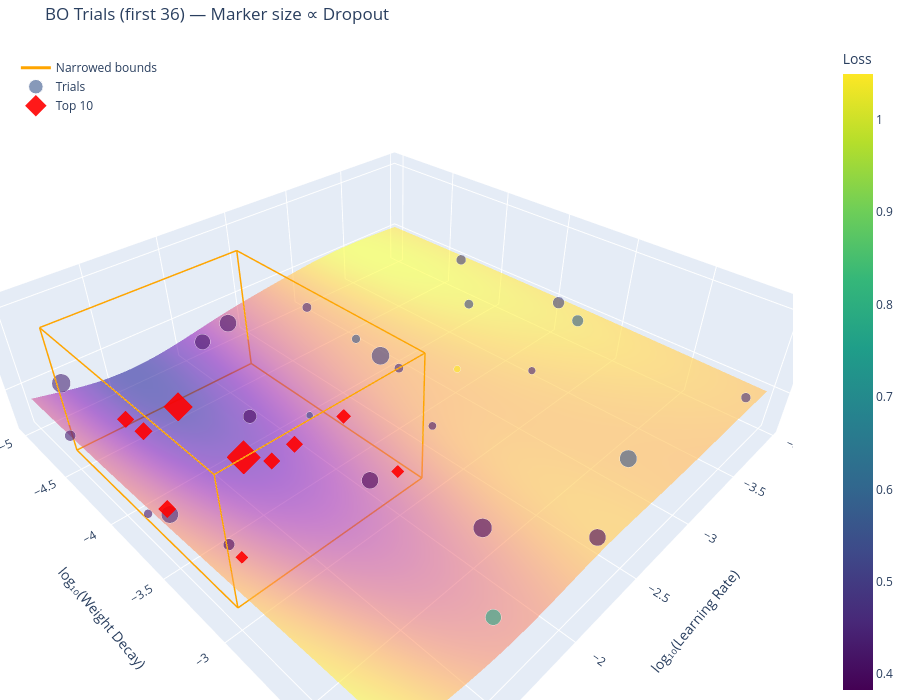

Here is the notebook cell this chart was saved with:
### Code cell
# ==========================================
# 5c. 3D Visualisation of BO Checkpoint
# ==========================================
# Interactive 3D scatter plot: LR vs WD vs Loss, coloured by loss.
# Dropout is encoded as marker size (larger = higher dropout).
# The top-X trials from the analysis cell are highlighted in red.

import plotly.graph_objects as go

# --- Load BO checkpoint ---
_viz_ckpt_file = None

if ANALYSE_DESIRED_CHECKPOINT_ID is not None:
    # Load a specific checkpoint by ID
    _viz_ckpt_file = os.path.join(DRIVE_DIR, f"{ANALYSE_CHECKPOINT_BASE_NAME}_{ANALYSE_DESIRED_CHECKPOINT_ID}.pkl")
    if os.path.exists(_viz_ckpt_file):
        print(f"Loading specific BO checkpoint (ID {ANALYSE_DESIRED_CHECKPOINT_ID}): {_viz_ckpt_file}")
    else:
        print(f"ERROR: Checkpoint file {_viz_ckpt_file} not found.")
        _viz_ckpt_file = None
else:
    # Load the latest checkpoint
    _analyse_latest_id = get_checkpoint_id(ANALYSE_CHECKPOINT_BASE_NAME, find_latest=True)
    if _analyse_latest_id is not None:
        _viz_ckpt_file = os.path.join(DRIVE_DIR, f"{ANALYSE_CHECKPOINT_BASE_NAME}_{_analyse_latest_id}.pkl")
        print(f"Loading latest BO checkpoint (ID {_analyse_latest_id}): {_viz_ckpt_file}")
    else:
        print(f"ERROR: No BO checkpoint found with base name '{ANALYSE_CHECKPOINT_BASE_NAME}'. Run the BO cell first.")

_viz_res = load(_viz_ckpt_file)
_viz_x = [list(xi) for xi in _viz_res.x_iters]
_viz_y = list(_viz_res.func_vals)

# Restrict to analysed subset if the variable exists
_viz_n = min(ANALYSE_FIRST_N_TRIALS, len(_viz_x)) if 'ANALYSE_FIRST_N_TRIALS' in dir() else len(_viz_x)
_viz_x = _viz_x[:_viz_n]
_viz_y = _viz_y[:_viz_n]

_viz_lr  = np.array([p[0] for p in _viz_x])
_viz_wd  = np.array([p[1] for p in _viz_x])
_viz_do  = np.array([p[2] for p in _viz_x])
_viz_loss = np.array(_viz_y)

# Scale dropout → marker size (min 4, max 18)
_do_min, _do_max = _viz_do.min(), _viz_do.max()
if _do_max > _do_min:
    _viz_sizes = 4 + 14 * (_viz_do - _do_min) / (_do_max - _do_min)
else:
    _viz_sizes = np.full_like(_viz_do, 10.0)

# Identify top-X indices (same TOP_X as 5b)
_top_x_count = TOP_X if 'TOP_X' in dir() else 5
_sorted_idx = np.argsort(_viz_loss)
_top_idx = set(_sorted_idx[:_top_x_count])
_is_top = np.array([i in _top_idx for i in range(len(_viz_loss))])

# Hover text
_hover = [
    f"Trial {i+1}<br>LR: {_viz_lr[i]:.6e}<br>WD: {_viz_wd[i]:.6e}<br>"
    f"Dropout: {_viz_do[i]:.4f}<br>Loss: {_viz_loss[i]:.4f}"
    for i in range(len(_viz_loss))
]

# --- Build figure ---
fig = go.Figure()

# If narrowed bounds exist, draw the narrowed bounding box
if 'narrowed_search_space' in dir() and narrowed_search_space is not None:
    _nb_lr = [np.log10(_narrowed_lr[0]), np.log10(_narrowed_lr[1])]
    _nb_wd = [np.log10(_narrowed_wd[0]), np.log10(_narrowed_wd[1])]
    _nb_z_lo = float(_viz_loss.min()) - 0.01
    _nb_z_hi = float(_viz_loss.max()) + 0.01

    # 12 edges of a rectangular box
    def _box_edges(x0, x1, y0, y1, z0, z1):
        edges_x, edges_y, edges_z = [], [], []
        for (xa, ya, za), (xb, yb, zb) in [
            ((x0,y0,z0),(x1,y0,z0)), ((x0,y1,z0),(x1,y1,z0)),
            ((x0,y0,z1),(x1,y0,z1)), ((x0,y1,z1),(x1,y1,z1)),
            ((x0,y0,z0),(x0,y1,z0)), ((x1,y0,z0),(x1,y1,z0)),
            ((x0,y0,z1),(x0,y1,z1)), ((x1,y0,z1),(x1,y1,z1)),
            ((x0,y0,z0),(x0,y0,z1)), ((x1,y0,z0),(x1,y0,z1)),
            ((x0,y1,z0),(x0,y1,z1)), ((x1,y1,z0),(x1,y1,z1)),
        ]:
            edges_x += [xa, xb, None]
            edges_y += [ya, yb, None]
            edges_z += [za, zb, None]
        return edges_x, edges_y, edges_z

    bx, by, bz = _box_edges(_nb_lr[0], _nb_lr[1], _nb_wd[0], _nb_wd[1], _nb_z_lo, _nb_z_hi)
    fig.add_trace(go.Scatter3d(
        x=bx, y=by, z=bz,
        mode='lines',
        line=dict(color='orange', width=3),
        name='Narrowed bounds',
        hoverinfo='skip',
    ))

fig.update_layout(
    title=f'BO Trials (first {_viz_n}) — Marker size ∝ Dropout',
    scene=dict(
        xaxis_title='log₁₀(Learning Rate)',
        yaxis_title='log₁₀(Weight Decay)',
        zaxis_title='Mean CV Val Loss',
    ),
    width=900,
    height=700,
    legend=dict(x=0.02, y=0.98),
    margin=dict(l=0, r=0, b=0, t=40),
)

#####
import numpy as np

_sur_models = getattr(_viz_res, 'models', None)
if _sur_models is None or len(_sur_models) == 0:
    print("No surrogate models found in _viz_res. Skipping surrogate surface.")
else:
    surrogate = _sur_models[-1]

    # Does the surrogate expose predictive std?
    _supports_std = False
    try:
        # Probe on a single (transformed) point to avoid false positives:
        # Build one valid original-space point then transform
        x0 = [_viz_lr[0], _viz_wd[0], _viz_do[0]]
        Xt0 = _viz_res.space.transform([x0])
        _ = surrogate.predict(Xt0, return_std=True)
        _supports_std = True
    except Exception:
        pass

    # -------- Build a grid over LR/WD in original space, show on log axes --------
    n_grid = 50
    x_log = np.log10(_viz_lr); y_log = np.log10(_viz_wd)
    Xg_log = np.linspace(x_log.min(), x_log.max(), n_grid)
    Yg_log = np.linspace(y_log.min(), y_log.max(), n_grid)
    XG_log, YG_log = np.meshgrid(Xg_log, Yg_log)
    XG_raw, YG_raw = 10.0**XG_log, 10.0**YG_log  # original (unlogged) LR/WD

    # -------- Handle dropout (3rd dim): fix or marginalize --------
    # Option A (simple): fix to median
    do_fixed = float(np.median(_viz_do))

    # Option B (richer): marginalize by averaging over a few dropout values
    use_marginalize = False  # set True to enable
    if use_marginalize:
        do_values = np.linspace(_viz_do.min(), _viz_do.max(), 5)
    else:
        do_values = np.array([do_fixed])

    # -------- Predict on transformed inputs --------
    ZG_mean_accum = np.zeros_like(XG_raw, dtype=float)
    ZG_var_accum  = np.zeros_like(XG_raw, dtype=float) if _supports_std else None

    for do in do_values:
        # Build original-space design matrix (LR, WD, DO) then transform
        XX_raw = np.column_stack([XG_raw.ravel(), YG_raw.ravel(), np.full(XG_raw.size, do)])
        XX_tr  = _viz_res.space.transform(XX_raw)  # <— the crucial step

        if _supports_std:
            z_mean, z_std = surrogate.predict(XX_tr, return_std=True)
            ZG_mean_accum += z_mean.reshape(XG_raw.shape)
            # For a simple marginalization, average the variance too (not strictly Bayesian averaging, but OK for visualization)
            ZG_var_accum  += (z_std.reshape(XG_raw.shape))**2
        else:
            z_mean = surrogate.predict(XX_tr)
            ZG_mean_accum += z_mean.reshape(XG_raw.shape)

    ZG_mean = ZG_mean_accum / len(do_values)
    ZG_std  = np.sqrt(ZG_var_accum / len(do_values)) if (ZG_var_accum is not None) else None

    # Debug: if the surface still looks flat, print its dynamic range
    print(f"[Surrogate surface] mean range: {ZG_mean.min():.6g} → {ZG_mean.max():.6g} "
          f"(ptp={np.ptp(ZG_mean):.6g})")

    # -------- Plot the mean surface on log axes --------
    fig.add_trace(go.Surface(
        x=XG_log, y=YG_log, z=ZG_mean,
        colorscale='Plasma', showscale=False,
        opacity=0.55, name='Surrogate mean', hoverinfo='skip'
    ))

    # Keep diamonds on top
    fig.update_traces(selector=dict(name=f'Top {_top_x_count}'),
                      marker=dict(opacity=0.95))
#####

# All trials
fig.add_trace(go.Scatter3d(
    x=np.log10(_viz_lr[~_is_top]),
    y=np.log10(_viz_wd[~_is_top]),
    z=_viz_loss[~_is_top],
    mode='markers',
    marker=dict(
        size=_viz_sizes[~_is_top]+4,
        color=_viz_loss[~_is_top],
        colorscale='Viridis',
        colorbar=dict(title='Loss', x=1.05),
        opacity=0.6,
        # line=dict(width=0.5, color='white'),
    ),
    text=[h for h, t in zip(_hover, _is_top) if not t],
    hoverinfo='text',
    name='Trials',
))

# Top X trials (highlighted)
fig.add_trace(go.Scatter3d(
    x=np.log10(_viz_lr[_is_top]),
    y=np.log10(_viz_wd[_is_top]),
    z=_viz_loss[_is_top],
    mode='markers',
    marker=dict(
        size=_viz_sizes[_is_top] + 4,
        color='red',
        opacity=0.9,
        symbol='diamond',
        line=dict(width=4, color='red'),
    ),
    text=[h for h, t in zip(_hover, _is_top) if t],
    hoverinfo='text',
    name=f'Top {_top_x_count}',
))

fig.show()

# Cleanup
# del _viz_res, _viz_x, _viz_y, _viz_lr, _viz_wd, _viz_do, _viz_loss
# del _viz_sizes, _sorted_idx, _top_idx, _is_top, _hover

### Figure 1 — Plotly figure (JSON) as saved in the notebook; plotly's stock layout.template omitted (floating-point values rounded to 4 significant figures; data arrays with more than 128 entries replaced by an {"elided": "..."} marker saying what was removed)
{"data": [{"hoverinfo": "skip", "line": {"color": "orange", "width": 3}, "mode": "lines", "name": "Narrowed bounds", "type": "scatter3d", "x": [-2.265, -1.048, null, -2.265, -1.048, null, -2.265, -1.048, null, -2.265, -1.048, null, -2.265, -2.265, null, -1.048, -1.048, null, -2.265, -2.265, null, -1.048, -1.048, null, -2.265, -2.265, null, -1.048, -1.048, null, -2.265, -2.265, null, -1.048, -1.048, null], "y": [-4.636, -4.636, null, -3.095, -3.095, null, -4.636, -4.636, null, -3.095, -3.095, null, -4.636, -3.095, null, -4.636, -3.095, null, -4.636, -3.095, null, -4.636, -3.095, null, -4.636, -4.636, null, -4.636, -4.636, null, -3.095, -3.095, null, -3.095, -3.095, null], "z": [0.24, 0.24, null, 0.24, 0.24, null, 1.059, 1.059, null, 1.059, 1.059, null, 0.24, 0.24, null, 0.24, 0.24, null, 1.059, 1.059, null, 1.059, 1.059, null, 0.24, 1.059, null, 0.24, 1.059, null, 0.24, 1.059, null, 0.24, 1.059, null]}, {"colorscale": [[0, "#0d0887"], [0.1111, "#46039f"], [0.2222, "#7201a8"], [0.3333, "#9c179e"], [0.4444, "#bd3786"], [0.5556, "#d8576b"], [0.6667, "#ed7953"], [0.7778, "#fb9f3a"], [0.8889, "#fdca26"], [1, "#f0f921"]], "hoverinfo": "skip", "name": "Surrogate mean", "opacity": 0.55, "showscale": false, "type": "surface", "x": {"elided": "50x50 float values"}, "y": {"elided": "50x50 float values"}, "z": {"elided": "50x50 float values"}}, {"hoverinfo": "text", "marker": {"color": [0.5619, 0.4218, 0.4536, 0.513, 0.4776, 0.5822, 0.474, 0.5358, 0.3958, 0.5016, 0.383, 0.522, 0.4197, 0.5131, 0.3987, 0.3904, 0.7773, 0.3949, 1.049, 0.5635, 0.4667, 0.4241, 0.4217, 0.4514, 0.4592, 0.4463], "colorbar": {"title": {"text": "Loss"}, "x": 1.05}, "colorscale": [[0, "#440154"], [0.1111, "#482878"], [0.2222, "#3e4989"], [0.3333, "#31688e"], [0.4444, "#26828e"], [0.5556, "#1f9e89"], [0.6667, "#35b779"], [0.7778, "#6ece58"], [0.8889, "#b5de2b"], [1, "#fde725"]], "opacity": 0.6, "size": [10.0, 18.11, 21.89, 13.6, 11.26, 13.35, 20.04, 8.186, 13.4, 11.37, 19.66, 10.55, 19.79, 20.97, 15.99, 19.82, 18.54, 22.0, 8.0, 20.12, 10.52, 9.419, 10.15, 8.708, 10.78, 12.71]}, "mode": "markers", "name": "Trials", "text": ["Trial 3<br>LR: 2.386419e-03<br>WD: 1.002596e-04<br>Dropout: 0.0714<br>Loss: 0.5619", "Trial 4<br>LR: 8.967377e-03<br>WD: 1.476504e-05<br>Dropout: 0.3610<br>Loss: 0.4218", "Trial 5<br>LR: 6.541211e-02<br>WD: 1.005394e-05<br>Dropout: 0.4961<br>Loss: 0.4536", "Trial 7<br>LR: 1.172701e-04<br>WD: 3.752528e-04<br>Dropout: 0.1999<br>Loss: 0.5130", "Trial 8<br>LR: 1.380375e-04<br>WD: 8.341930e-03<br>Dropout: 0.1164<br>Loss: 0.4776", "Trial 9<br>LR: 1.869904e-04<br>WD: 7.164040e-04<br>Dropout: 0.1912<br>Loss: 0.5822", "Trial 10<br>LR: 8.906204e-02<br>WD: 2.513557e-04<br>Dropout: 0.4300<br>Loss: 0.4740", "Trial 11<br>LR: 1.098810e-02<br>WD: 2.246455e-04<br>Dropout: 0.0066<br>Loss: 0.5358", "Trial 12<br>LR: 6.708189e-02<br>WD: 4.896262e-04<br>Dropout: 0.1927<br>Loss: 0.3958", "Trial 13<br>LR: 1.116603e-04<br>WD: 4.928122e-05<br>Dropout: 0.1205<br>Loss: 0.5016", "Trial 14<br>LR: 1.121477e-02<br>WD: 6.760674e-04<br>Dropout: 0.4166<br>Loss: 0.3830", "Trial 15<br>LR: 3.312028e-04<br>WD: 1.489985e-04<br>Dropout: 0.0911<br>Loss: 0.5220", "Trial 17<br>LR: 5.047787e-03<br>WD: 1.241480e-05<br>Dropout: 0.4211<br>Loss: 0.4197", "Trial 18<br>LR: 2.234922e-03<br>WD: 1.532677e-04<br>Dropout: 0.4633<br>Loss: 0.5131", "Trial 19<br>LR: 1.519903e-02<br>WD: 9.541624e-05<br>Dropout: 0.2852<br>Loss: 0.3987", "Trial 20<br>LR: 3.651765e-03<br>WD: 7.647440e-03<br>Dropout: 0.4223<br>Loss: 0.3904", "Trial 21<br>LR: 3.279644e-02<br>WD: 9.879427e-03<br>Dropout: 0.3764<br>Loss: 0.7773", "Trial 23<br>LR: 8.013792e-03<br>WD: 2.892754e-03<br>Dropout: 0.5000<br>Loss: 0.3949", "Trial 24<br>LR: 5.188263e-03<br>WD: 1.243393e-03<br>Dropout: 0.0000<br>Loss: 1.0495", "Trial 26<br>LR: 1.447105e-03<br>WD: 5.885122e-03<br>Dropout: 0.4328<br>Loss: 0.5635", "Trial 27<br>LR: 2.073661e-03<br>WD: 2.045629e-04<br>Dropout: 0.0901<br>Loss: 0.4667", "Trial 28<br>LR: 3.435977e-03<br>WD: 6.176641e-04<br>Dropout: 0.0507<br>Loss: 0.4241", "Trial 30<br>LR: 1.000000e-01<br>WD: 1.868023e-04<br>Dropout: 0.0769<br>Loss: 0.4217", "Trial 32<br>LR: 5.682797e-04<br>WD: 7.570733e-04<br>Dropout: 0.0253<br>Loss: 0.4514", "Trial 34<br>LR: 1.748076e-03<br>WD: 2.296603e-05<br>Dropout: 0.0993<br>Loss: 0.4592", "Trial 36<br>LR: 1.000000e-01<br>WD: 3.029519e-05<br>Dropout: 0.1682<br>Loss: 0.4463"], "type": "scatter3d", "x": [-2.622, -2.047, -1.184, -3.931, -3.86, -3.728, -1.05, -1.959, -1.173, -3.952, -1.95, -3.48, -2.297, -2.651, -1.818, -2.437, -1.484, -2.096, -2.285, -2.839, -2.683, -2.464, -1.0, -3.245, -2.757, -1.0], "y": [-3.999, -4.831, -4.998, -3.426, -2.079, -3.145, -3.6, -3.649, -3.31, -4.307, -3.17, -3.827, -4.906, -3.815, -4.02, -2.116, -2.005, -2.539, -2.905, -2.23, -3.689, -3.209, -3.729, -3.121, -4.639, -4.519], "z": [0.5619, 0.4218, 0.4536, 0.513, 0.4776, 0.5822, 0.474, 0.5358, 0.3958, 0.5016, 0.383, 0.522, 0.4197, 0.5131, 0.3987, 0.3904, 0.7773, 0.3949, 1.049, 0.5635, 0.4667, 0.4241, 0.4217, 0.4514, 0.4592, 0.4463]}, {"hoverinfo": "text", "marker": {"color": "red", "line": {"color": "red", "width": 4}, "opacity": 0.9, "size": [18.92, 9.4, 8.099, 10.91, 22.0, 10.9, 10.95, 11.62, 8.0, 11.55], "symbol": "diamond"}, "mode": "markers", "name": "Top 10", "text": ["Trial 1<br>LR: 2.452613e-02<br>WD: 3.550621e-05<br>Dropout: 0.3898<br>Loss: 0.3458", "Trial 2<br>LR: 6.173770e-03<br>WD: 2.175195e-04<br>Dropout: 0.0500<br>Loss: 0.3792", "Trial 6<br>LR: 7.119419e-03<br>WD: 6.838478e-04<br>Dropout: 0.0035<br>Loss: 0.3187", "Trial 16<br>LR: 1.845373e-02<br>WD: 1.885678e-04<br>Dropout: 0.1040<br>Loss: 0.3018", "Trial 22<br>LR: 2.501690e-02<br>WD: 1.622697e-04<br>Dropout: 0.5000<br>Loss: 0.3705", "Trial 25<br>LR: 1.295688e-02<br>WD: 1.930662e-04<br>Dropout: 0.1036<br>Loss: 0.3335", "Trial 29<br>LR: 4.624313e-02<br>WD: 2.713821e-05<br>Dropout: 0.1052<br>Loss: 0.3413", "Trial 31<br>LR: 7.875617e-02<br>WD: 1.813662e-04<br>Dropout: 0.1292<br>Loss: 0.3706", "Trial 33<br>LR: 6.614285e-02<br>WD: 6.013540e-04<br>Dropout: 0.0000<br>Loss: 0.3738", "Trial 35<br>LR: 3.996442e-02<br>WD: 3.096366e-05<br>Dropout: 0.1269<br>Loss: 0.2500"], "type": "scatter3d", "x": [-1.61, -2.209, -2.148, -1.734, -1.602, -1.887, -1.335, -1.104, -1.18, -1.398], "y": [-4.45, -3.663, -3.165, -3.725, -3.79, -3.714, -4.566, -3.741, -3.221, -4.509], "z": [0.3458, 0.3792, 0.3187, 0.3018, 0.3705, 0.3335, 0.3413, 0.3706, 0.3738, 0.25]}], "layout": {"height": 700, "legend": {"x": 0.02, "y": 0.98}, "margin": {"b": 0, "l": 0, "r": 0, "t": 40}, "scene": {"xaxis": {"title": {"text": "log₁₀(Learning Rate)"}}, "yaxis": {"title": {"text": "log₁₀(Weight Decay)"}}, "zaxis": {"title": {"text": "Mean CV Val Loss"}}}, "title": {"text": "BO Trials (first 36) — Marker size ∝ Dropout"}, "width": 900}}
